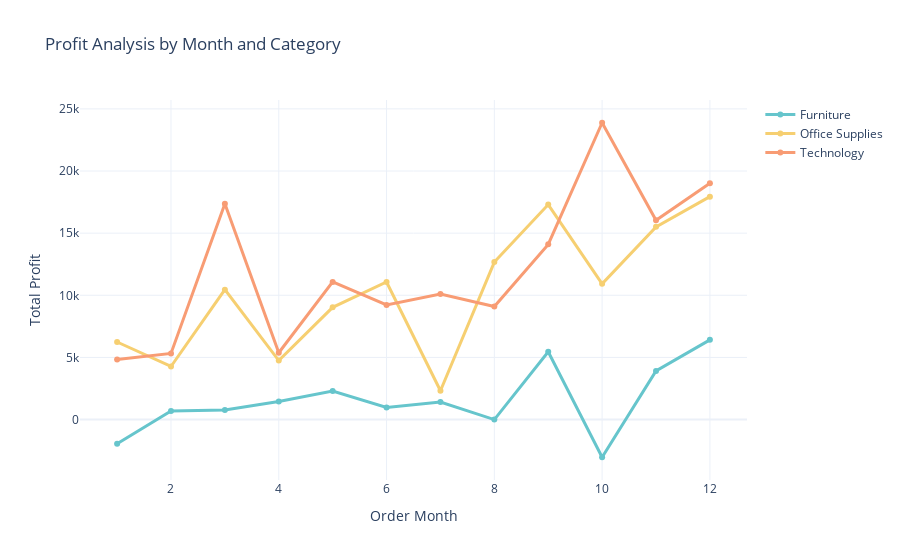

Write notebook code for a chart like this one.
### Code cell
import plotly.graph_objects as go
import plotly.express as px
import pandas as pd

# Group data by both Order Month and Category
profit_by_month_cat = (
    data.groupby(['Order Month', 'Category'])
    .agg({'Profit': 'sum'})
    .reset_index()
)

# Define color palette
color_palette = px.colors.qualitative.Pastel

# Create the figure
fig = go.Figure()

# Add a separate line for each Category
for i, category in enumerate(profit_by_month_cat['Category'].unique()):
    cat_data = profit_by_month_cat[profit_by_month_cat['Category'] == category]
    fig.add_trace(go.Scatter(
        x=cat_data['Order Month'],
        y=cat_data['Profit'],
        mode='lines+markers',
        name=category,
        line=dict(color=color_palette[i % len(color_palette)], width=3)
    ))

# Update layout
fig.update_layout(
    title='Profit Analysis by Month and Category',
    xaxis_title='Order Month',
    yaxis_title='Total Profit',
    template='plotly_white'
)

fig.show()

### Figure 1 — Plotly figure (JSON) as saved in the notebook; plotly's stock layout.template omitted (floating-point values rounded to 4 significant figures)
{"data": [{"line": {"color": "rgb(102, 197, 204)", "width": 3}, "mode": "lines+markers", "name": "Furniture", "type": "scatter", "x": [1, 2, 3, 4, 5, 6, 7, 8, 9, 10, 11, 12], "y": [-1944.0, 693.6, 772.0, 1460.0, 2302.0, 982.4, 1413.0, 4.094, 5460.0, -3028.0, 3920.0, 6416.0]}, {"line": {"color": "rgb(246, 207, 113)", "width": 3}, "mode": "lines+markers", "name": "Office Supplies", "type": "scatter", "x": [1, 2, 3, 4, 5, 6, 7, 8, 9, 10, 11, 12], "y": [6244.0, 4274.0, 10460.0, 4748.0, 9030.0, 11070.0, 2319.0, 12670.0, 17300.0, 10930.0, 15510.0, 17940.0]}, {"line": {"color": "rgb(248, 156, 116)", "width": 3}, "mode": "lines+markers", "name": "Technology", "type": "scatter", "x": [1, 2, 3, 4, 5, 6, 7, 8, 9, 10, 11, 12], "y": [4835.0, 5327.0, 17370.0, 5379.0, 11080.0, 9230.0, 10100.0, 9099.0, 14100.0, 23880.0, 16040.0, 19020.0]}], "layout": {"title": {"text": "Profit Analysis by Month and Category"}, "xaxis": {"title": {"text": "Order Month"}}, "yaxis": {"title": {"text": "Total Profit"}}}}
